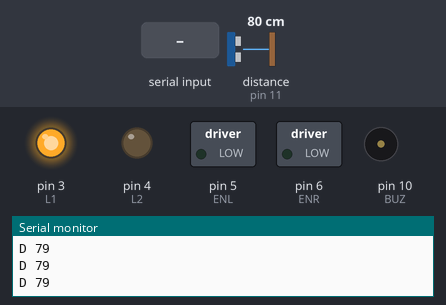
Bench run of a sketch on a simulated Arduino Uno, built with avr-gcc and run on an emulated ATmega328P. Parts: switched loads named in the sketch (green lamp = pin HIGH), output pins drawn as LEDs (lit = HIGH), buzzer (waves = sounding), the last lines printed to the serial monitor. Wiring (inferred from the names in the program): ultrasonic range finder: trigger pin 12; echo pin 11. Inputs (shaded band) come from the test bench; at power-on: distance to the obstacle (sensor on pin 11) 80 cm. The echo pulse lasts 58.3 µs per cm; pins used as bus, display or sensor lines are not drawn.

Above: at 1.2 s.
1.3 s: "H90\n" received over Serial
At 1.53 s:
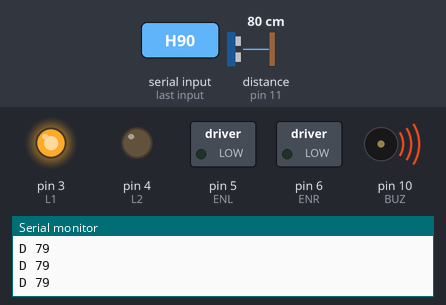
3.2 s: "M 90 45 200\n" received over Serial
At 3.3 s:
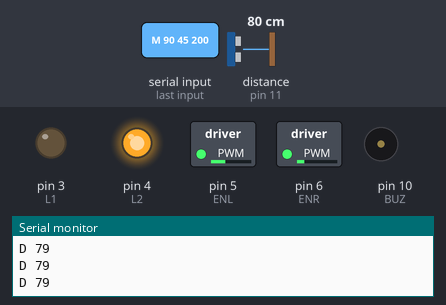
Timing chart, 0 to 6.2 s (numbered marks = the images above; inputs shaded):
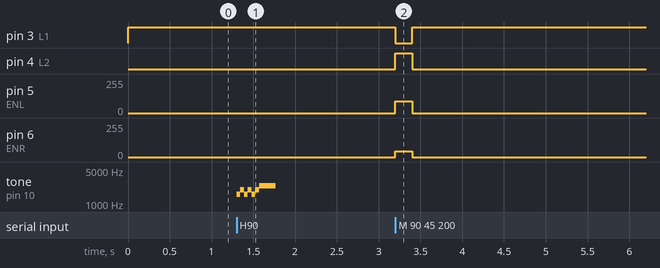

Measured:
- after the input at 1.3 s, tone on pin 10 (BUZ): plays 1568 Hz for 0.04 s, 1976 Hz for 0.05 s, 1568 Hz for 0.05 s, 1976 Hz for 0.05 s, 1568 Hz for 0.05 s, 1976 Hz for 0.05 s … (7 notes in this stretch), starting at once
- after the input at 3.2 s, pin 3 (L1): HIGH → LOW at once, → HIGH 0.20 s later; pin 4 (L2): LOW → HIGH at once, → LOW 0.20 s later; pin 5 (ENL): 0/255 → 90/255 at once, → 0/255 0.20 s later; pin 6 (ENR): 0/255 → 45/255 at once, → 0/255 0.20 s later

The sketch:

VLMCarFirmware.ino
```cpp
// VLM Car firmware (Uno). Same wiring as the figure-eight / obstacle car.
// L293D: left EN=5 IN=3,4   right EN=6 IN=7,8     HC-SR04 (optional): Trig=12 Echo=11
// Serial 115200. Commands (one per line):
//   M <left> <right> <ms>   drive wheels at -255..255 for ms, then stop
//   S                       stop now
//   H <n>                   happy chirp (variant n)     A <n>  sad beeps (variant n)   (passive buzzer on D10)
// Reports "D <cm>" five times a second (999 = nothing in range).
const int ENL = 5, L1 = 3, L2 = 4, ENR = 6, R1 = 7, R2 = 8, TRIG = 12, ECHO = 11;
const int BUZ = 10;
unsigned long stopAt = 0, lastRep = 0;

// ---- non-blocking buzzer melodies: {freq Hz (0 = rest), ms}, ended by {0,0}. Each < 1.2 s ----
struct Note { int f; int ms; };
const Note HAP0[] = {{523,90},{659,90},{784,90},{1047,220},{0,0}};                                  // rising arpeggio
const Note HAP1[] = {{1800,60},{2400,50},{1500,60},{2600,70},{0,30},{2000,50},{2800,60},{1700,80},{3000,90},{0,0}}; // R2-D2 warble
const Note HAP2[] = {{1568,45},{1976,45},{1568,45},{1976,45},{1568,45},{1976,45},{2349,200},{0,0}}; // trill
const Note HAP3[] = {{784,80},{0,40},{784,80},{1175,300},{0,0}};                                    // "yay!"
const Note SAD0[] = {{392,250},{370,250},{349,250},{294,420},{0,0}};                                 // wah-wah descending
const Note SAD1[] = {{660,300},{620,300},{560,450},{0,0}};                                           // slow whimper
const Note SAD2[] = {{523,150},{494,150},{440,150},{392,150},{349,150},{262,350},{0,0}};               // sad sigh
const Note* const HAPPY[] = {HAP0, HAP1, HAP2, HAP3};
const Note* const SAD[] = {SAD0, SAD1, SAD2};
const Note* song = 0; int noteI = 0; unsigned long noteEnd = 0;
void play(const Note* s) { song = s; noteI = -1; noteEnd = 0; }
void updateSong() {
  if (!song || millis() < noteEnd) return;
  noteI++;
  const Note n = song[noteI];
  if (n.f == 0 && n.ms == 0) { noTone(BUZ); song = 0; return; }
  if (n.f) tone(BUZ, n.f); else noTone(BUZ);
  noteEnd = millis() + n.ms;
}
String line;

void drive(int left, int right) {
  left = -left; right = -right;     // motors mounted reversed (same as ObstacleCar)
  digitalWrite(L1, left >= 0);  digitalWrite(L2, left < 0);  analogWrite(ENL, min(255, abs(left)));
  digitalWrite(R1, right >= 0); digitalWrite(R2, right < 0); analogWrite(ENR, min(255, abs(right)));
}

int distanceCm() {
  digitalWrite(TRIG, LOW); delayMicroseconds(2);
  digitalWrite(TRIG, HIGH); delayMicroseconds(10); digitalWrite(TRIG, LOW);
  unsigned long t = pulseIn(ECHO, HIGH, 20000);
  return t == 0 ? 999 : (int)(t * 0.0343 / 2);
}

void setup() {
  int pins[] = {ENL, L1, L2, ENR, R1, R2, TRIG};
  for (int p : pins) pinMode(p, OUTPUT);
  pinMode(ECHO, INPUT); pinMode(BUZ, OUTPUT);
  drive(0, 0);
  Serial.begin(115200);
  Serial.println("READY");
}

void loop() {
  while (Serial.available()) {
    char c = Serial.read();
    if (c == '\n') {
      line.trim();
      if (line.startsWith("M")) {
        int l, r; long ms;
        if (sscanf(line.c_str(), "M %d %d %ld", &l, &r, &ms) == 3) { drive(l, r); stopAt = millis() + constrain(ms, 0, 5000); }
      } else if (line.startsWith("S")) { drive(0, 0); stopAt = 0; }
      else if (line.startsWith("H") || line.startsWith("A")) {
        int n = 0; sscanf(line.c_str() + 1, "%d", &n); n = abs(n);
        if (line[0] == 'H') play(HAPPY[n % 4]); else play(SAD[n % 3]);
      }
      line = "";
    } else if (line.length() < 40) line += c;
  }
  updateSong();
  if (stopAt && millis() > stopAt) { drive(0, 0); stopAt = 0; }
  if (millis() - lastRep > 200) { lastRep = millis(); Serial.print("D "); Serial.println(distanceCm()); }
}
```
